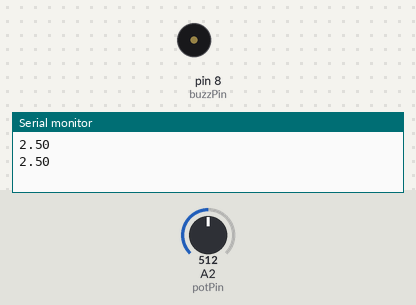
The sketch below on a simulated Arduino Uno, built with avr-gcc and run on an emulated ATmega328P. Shown: buzzer (waves = sounding, pin HIGH), the last lines printed to the serial monitor. The test bench sets the inputs (shaded band); at power-on: A2 (potPin) = 512.

Above: at 2.8 s.
2.9 s: A2 (potPin) set to 1014
5.6 s: A2 (potPin) set to 1023
At 6.6 s:
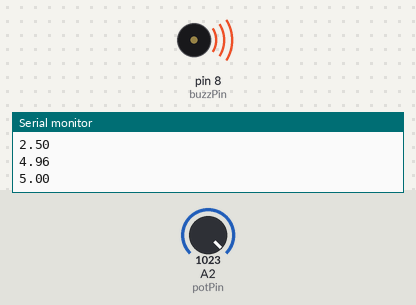
8.3 s: A2 (potPin) set to 900
At 10.9 s:
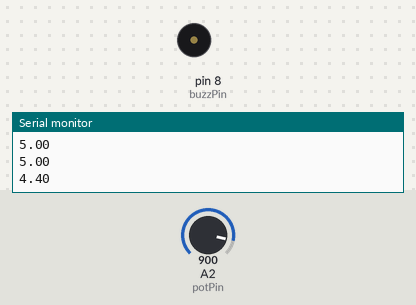
Timing chart, 0 to 12.4 s (numbered marks = the images above; inputs shaded):
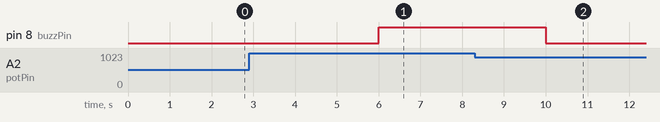

Measured:
- the behaviour switches between 1022 and 1023 on A2 (potPin) (found by bisection; images 0 and 1)
- after the input at 5.6 s, pin 8 (buzzPin): LOW → HIGH after 0.40 s
- after the input at 8.3 s, pin 8 (buzzPin): HIGH → LOW after 1.7 s

The sketch:

buzzpin.ino
```cpp
int  buzzPin=8;
int potPin=A2;
float V2;
int plotPin;
int delayT=2000;
void setup() {
  pinMode(potPin,INPUT);
  pinMode(buzzPin,OUTPUT);
  Serial.begin(9600);// put your setup code here, to run once:
}

void loop() {
  plotPin=analogRead(potPin);
  V2=(5.0/1023.0)*plotPin;
  Serial.println(V2);
  if(V2==5)
  {
    digitalWrite(buzzPin,HIGH);
    delay(delayT);
  }
  if(V2!=5)
  {
    digitalWrite(buzzPin,LOW);
    delay(delayT);
  }
  // put your main code here, to run repeatedly:
}
```
